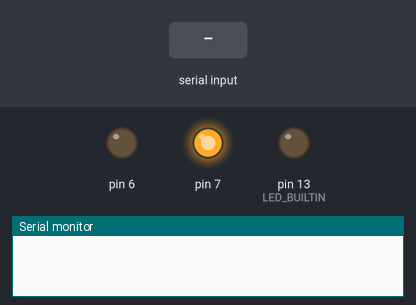
Bench run of a sketch on a simulated Arduino Uno, built with avr-gcc and run on an emulated ATmega328P. Shown: output pins drawn as LEDs (lit = HIGH), the last lines printed to the serial monitor. Inputs (shaded band) come from the test bench.

Above: at 1.2 s.
1.3 s: "f success" received over Serial
At 2.4 s:
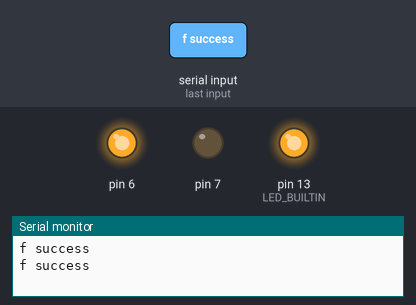
4.3 s: "f failed" received over Serial
5.8 s: "1" received over Serial
Timing chart, 0 to 8.8 s (numbered marks = the images above; inputs shaded):
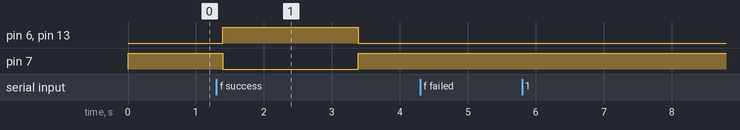

The sketch:

finger_door_auto_lock.ino
```cpp
String readString;

void setup()
{
  Serial.begin(9600);           //Set rate for communicating with phone
  pinMode(6, OUTPUT); //go output signal_1 into motor driver
  pinMode(7, OUTPUT);//go output signal_2 into motor driver
  pinMode(LED_BUILTIN, OUTPUT);
//  initially set Door in closed mode
  digitalWrite(LED_BUILTIN,LOW);
  digitalWrite(6, LOW);
  digitalWrite(7,HIGH);
}
void loop()
{
  while(Serial.available())    //Check if there are available bytes to read
  {
    delay(10);                 //Delay to make it stable
    char c = Serial.read();    //Conduct a serial read
    if (c == '#'){
      break;                   //Stop the loop once # is detected after a word
    }
    readString += c;                //Means readString = readString + c
  }
    if (readString.length() >0)
    {
      Serial.println(readString);

     if(readString == "f success"){// for door open (if fingerprint detect correct door will open for 2 second and then closed automatically
      Serial.print(readString);
      digitalWrite(LED_BUILTIN,HIGH);
      digitalWrite(6, HIGH);
      digitalWrite(7, LOW);
      delay(2000);
      digitalWrite(LED_BUILTIN,LOW);
      digitalWrite(6, LOW);
      digitalWrite(7,HIGH);
      }
    else if(readString=="f failed")// for door remain closed if fingerprint detect wrong person
      {
        Serial.print(readString);
        digitalWrite(LED_BUILTIN,LOW);
        digitalWrite(6, LOW);
        digitalWrite(7,HIGH);
      }
      readString="";
    }
}
```

Measured:
- after the input at 1.3 s, pin 6, pin 13 (LED_BUILTIN): LOW → HIGH after 0.09 s, → LOW 2.0 s later; pin 7: HIGH → LOW after 0.09 s, → HIGH 2.0 s later
